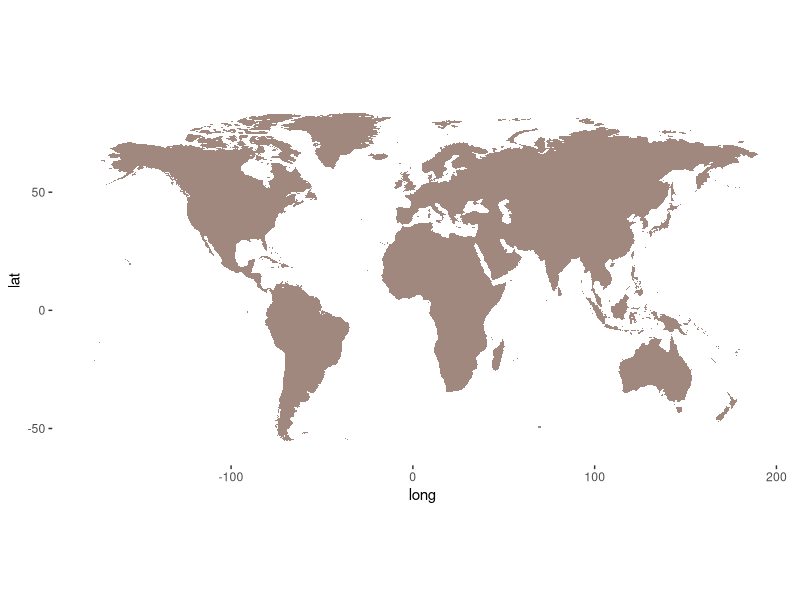

This chart was generated by the following R code:
######################################################################################
### Benny Rice ### 2021 Jan 28 #######################################################
### Figure 1 for Baker et al review on global connectivity and infectious diseases ###
######################################################################################

library(tidyverse)

######################################################################################
### Figure 1A: Map with historical epidemics ###
######################################################################################

### 1: Overland travel: Antonine, Cyprian, and Justinian plagues in 2nd, 3rd, and 6th centuries: Mediterranean
###    Late antiquity: 4th-6th centuries; Classical antiquity: 8th century BC - 6th century AD
### 2: Maritime travel: Columbus contact: Europe - Americas
### 3: Maritime travel: Trans-atlantic slave trade: Africa - Americas
### 4: Air travel: SARS: Asia - Global

### Mapping based off tutorial: https://www.r-graph-gallery.com/how-to-draw-connecting-routes-on-map-with-r-and-great-circles.html

# Generating a map of the world, removing Antarctica (author is unaware of any epidemics in Antarctica)
map.world <- map_data('world') %>% filter(region != "Antarctica")

# Plotting map
ggplot(map.world, aes(x = long, y = lat, group = group)) +
  geom_polygon(fill="#a1887f", colour = "white", size = 0.01) +
  coord_fixed(1.3) +
  theme(panel.background = element_blank())

# 



# remove antartica, remove background, make nice color map, country boundaries slight, 
# color coded arrows from manually entered coordinates, follow hartl map style, color legend: air travel, overland, maritime
# arrows: overland from eastern med to western med; africa to americas per hartl; europe to americas;
# SARS arrows: trickier; link stepwise across eurasia to get to americas

# Refs
# https://www.cambridge.org/core/journals/journal-of-economic-history/article/plague-and-lethal-epidemics-in-the-preindustrial-world/1D2D564AD8560ABACAF9D81A65F27CED
# https://www.sciencedirect.com/science/article/pii/S1473309913703232?casa_token=sbNL1Stx6PoAAAAA:coZNre9d3_OrnynZmAmaAiHEVoK_b_yb-LB7G_kJjFvvgNXKdWCFiNTNnUkgoD2hwibNGU7sCA
# https://www.cambridge.org/core/journals/journal-of-roman-archaeology/article/abs/impact-of-the-antonine-plague/B510B697DB444B274465A50381267380
# https://www.cambridge.org/core/journals/journal-of-roman-archaeology/article/abs/pandemics-and-passages-to-late-antiquity-rethinking-the-plague-of-c249270-described-by-cyprian/BF0A142F1864D05FDC0C3439D182B7B0



######################################################################################
### Figure 1B: Post-1970s rapid growth in travel, trade, urbanization
######################################################################################

# 'more frequent transport of people and goods between larger, denser population centers'

#Grab, clean worldbank data
#Split by region? 3 rows x 2 columns
# East Asia & Pacific; Europe & Central Asia; Latin America & Caribbean; Middle East & North Africa; Sub-Saharan Africa
# Needs US and Canada?
# Check for the 3 letter codes to grab these regions






